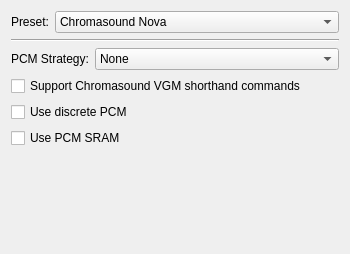
<?xml version="1.0" encoding="UTF-8"?>
<ui version="4.0">
 <class>ProfileSettingsWidget</class>
 <widget class="QWidget" name="ProfileSettingsWidget">
  <property name="geometry">
   <rect>
    <x>0</x>
    <y>0</y>
    <width>350</width>
    <height>254</height>
   </rect>
  </property>
  <property name="windowTitle">
   <string>Form</string>
  </property>
  <layout class="QVBoxLayout" name="verticalLayout_2">
   <item>
    <layout class="QHBoxLayout" name="horizontalLayout" stretch="0,1">
     <item>
      <widget class="QLabel" name="presetLabel">
       <property name="text">
        <string>Preset:</string>
       </property>
      </widget>
     </item>
     <item>
      <widget class="QComboBox" name="presetComboBox">
       <item>
        <property name="text">
         <string>Chromasound Nova</string>
        </property>
       </item>
       <item>
        <property name="text">
         <string>Chromasound Nova Direct</string>
        </property>
       </item>
       <item>
        <property name="text">
         <string>Chromasound Pro</string>
        </property>
       </item>
       <item>
        <property name="text">
         <string>Chromasound Pro Direct</string>
        </property>
       </item>
       <item>
        <property name="text">
         <string>SEGA Genesis</string>
        </property>
       </item>
       <item>
        <property name="text">
         <string>ASCII MSX2</string>
        </property>
       </item>
       <item>
        <property name="text">
         <string>Custom</string>
        </property>
       </item>
      </widget>
     </item>
    </layout>
   </item>
   <item>
    <widget class="Line" name="line">
     <property name="orientation">
      <enum>Qt::Orientation::Horizontal</enum>
     </property>
    </widget>
   </item>
   <item>
    <layout class="QVBoxLayout" name="verticalLayout">
     <item>
      <layout class="QHBoxLayout" name="horizontalLayout_2" stretch="0,1">
       <item>
        <widget class="QLabel" name="pcmStrategyLabel">
         <property name="text">
          <string>PCM Strategy:</string>
         </property>
        </widget>
       </item>
       <item>
        <widget class="QComboBox" name="pcmStrategyComboBox">
         <item>
          <property name="text">
           <string>None</string>
          </property>
         </item>
         <item>
          <property name="text">
           <string>Inline</string>
          </property>
         </item>
         <item>
          <property name="text">
           <string>Sequential</string>
          </property>
         </item>
         <item>
          <property name="text">
           <string>Random</string>
          </property>
         </item>
        </widget>
       </item>
      </layout>
     </item>
     <item>
      <widget class="QCheckBox" name="chromasoundCheckBox">
       <property name="text">
        <string>Support Chromasound VGM shorthand commands</string>
       </property>
      </widget>
     </item>
     <item>
      <widget class="QCheckBox" name="discretePCMCheckBox">
       <property name="text">
        <string>Use discrete PCM</string>
       </property>
      </widget>
     </item>
     <item>
      <widget class="QCheckBox" name="pcmSRAMCheckBox">
       <property name="text">
        <string>Use PCM SRAM</string>
       </property>
      </widget>
     </item>
    </layout>
   </item>
   <item>
    <spacer name="verticalSpacer">
     <property name="orientation">
      <enum>Qt::Orientation::Vertical</enum>
     </property>
     <property name="sizeHint" stdset="0">
      <size>
       <width>20</width>
       <height>3</height>
      </size>
     </property>
    </spacer>
   </item>
  </layout>
 </widget>
 <resources/>
 <connections/>
</ui>
